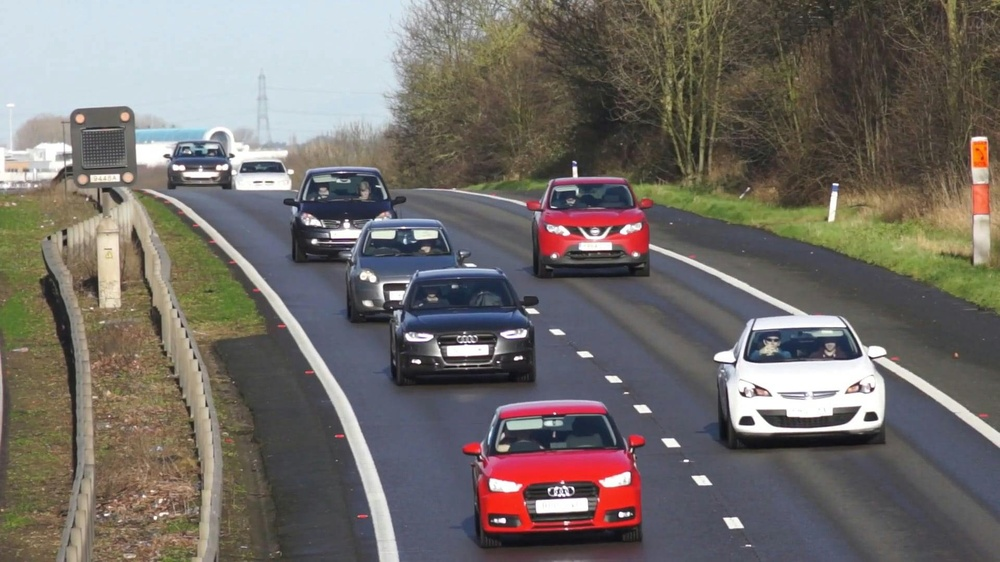
#> input picture OpenCV/2.jpg, 1000 x 562 px, shrunk from 1920 x 1080 before the run, found by its file name
$ python cv_6.py
#> lines starting #> are read from the running program, lines starting #| are printed output that depends on the picture
import cv2
import numpy as np

img =cv2.imread('F:/Study/Python/OpenCV/2.jpg' )
#> img is the input picture: shape (562, 1000, 3); mean B, G, R 105.3, 109.7, 115.3

col = img.shape[1]
#> col = 1000
row = img.shape[0]
#> row = 562

s = np.float32([(1,0,150),(0,1,70)])

shifted = cv2.warpAffine(img , s , (col, row))
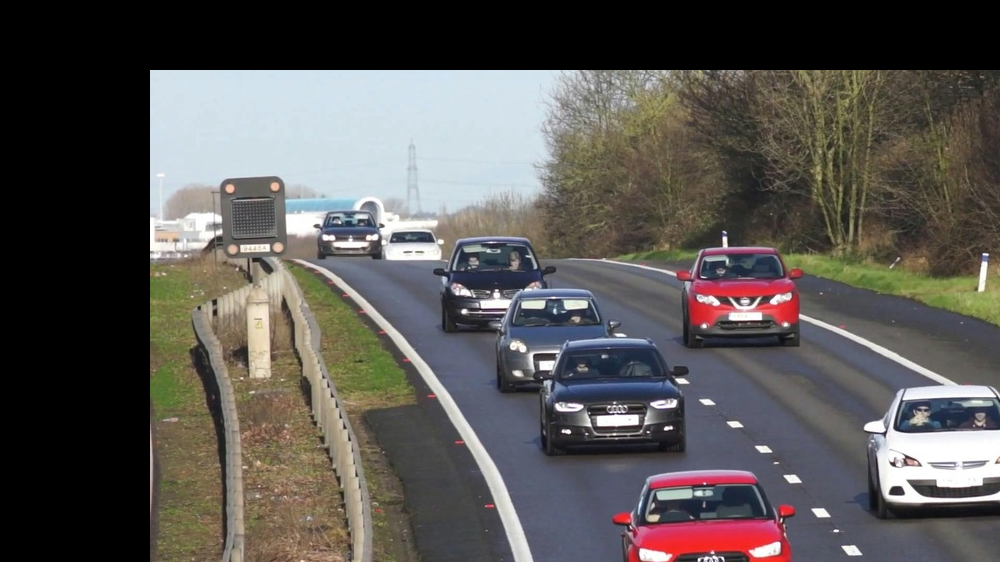
#> shifted: shape (562, 1000, 3); mean B, G, R 83.6, 86.2, 89.4

cv2.imshow("OG" , img)
cv2.imshow('Shift', shifted)

cv2.waitKey(0)
cv2.destroyAllWindows()
